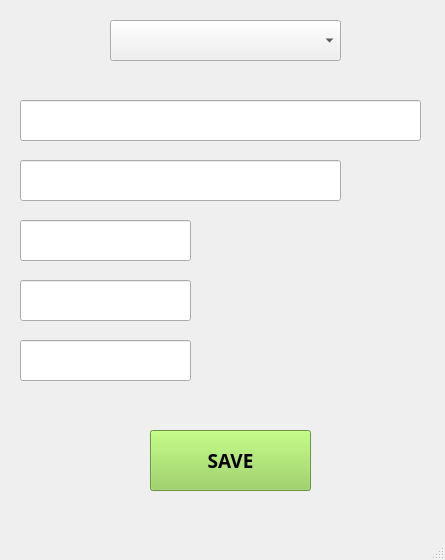
<?xml version="1.0" encoding="UTF-8"?>
<ui version="4.0">
 <class>editPatient</class>
 <widget class="QMainWindow" name="editPatient">
  <property name="geometry">
   <rect>
    <x>0</x>
    <y>0</y>
    <width>445</width>
    <height>560</height>
   </rect>
  </property>
  <property name="windowTitle">
   <string>EDIT INFORMATION</string>
  </property>
  <widget class="QWidget" name="centralwidget">
   <widget class="QComboBox" name="patientEdit_combo">
    <property name="geometry">
     <rect>
      <x>110</x>
      <y>20</y>
      <width>231</width>
      <height>41</height>
     </rect>
    </property>
   </widget>
   <widget class="QLineEdit" name="nameEdit_blank">
    <property name="geometry">
     <rect>
      <x>20</x>
      <y>100</y>
      <width>401</width>
      <height>41</height>
     </rect>
    </property>
    <property name="font">
     <font>
      <family>Orbitron</family>
      <weight>75</weight>
      <bold>true</bold>
     </font>
    </property>
    <property name="text">
     <string/>
    </property>
   </widget>
   <widget class="QLineEdit" name="ageEdit_blank">
    <property name="geometry">
     <rect>
      <x>20</x>
      <y>220</y>
      <width>171</width>
      <height>41</height>
     </rect>
    </property>
    <property name="text">
     <string/>
    </property>
   </widget>
   <widget class="QLineEdit" name="classEdit_blank">
    <property name="geometry">
     <rect>
      <x>20</x>
      <y>160</y>
      <width>321</width>
      <height>41</height>
     </rect>
    </property>
    <property name="text">
     <string/>
    </property>
   </widget>
   <widget class="QLineEdit" name="heightEdit_blank">
    <property name="geometry">
     <rect>
      <x>20</x>
      <y>280</y>
      <width>171</width>
      <height>41</height>
     </rect>
    </property>
    <property name="text">
     <string/>
    </property>
   </widget>
   <widget class="QLineEdit" name="weightEdit_blank">
    <property name="geometry">
     <rect>
      <x>20</x>
      <y>340</y>
      <width>171</width>
      <height>41</height>
     </rect>
    </property>
    <property name="text">
     <string/>
    </property>
   </widget>
   <widget class="QPushButton" name="saveInfo_btn">
    <property name="geometry">
     <rect>
      <x>150</x>
      <y>430</y>
      <width>161</width>
      <height>61</height>
     </rect>
    </property>
    <property name="font">
     <font>
      <family>Orbitron</family>
      <pointsize>14</pointsize>
      <weight>75</weight>
      <bold>true</bold>
     </font>
    </property>
    <property name="styleSheet">
     <string notr="true">background-color: rgb(146, 208, 80);</string>
    </property>
    <property name="text">
     <string>SAVE</string>
    </property>
   </widget>
  </widget>
  <widget class="QMenuBar" name="menubar">
   <property name="geometry">
    <rect>
     <x>0</x>
     <y>0</y>
     <width>445</width>
     <height>26</height>
    </rect>
   </property>
  </widget>
  <widget class="QStatusBar" name="statusbar"/>
 </widget>
 <resources/>
 <connections/>
</ui>
